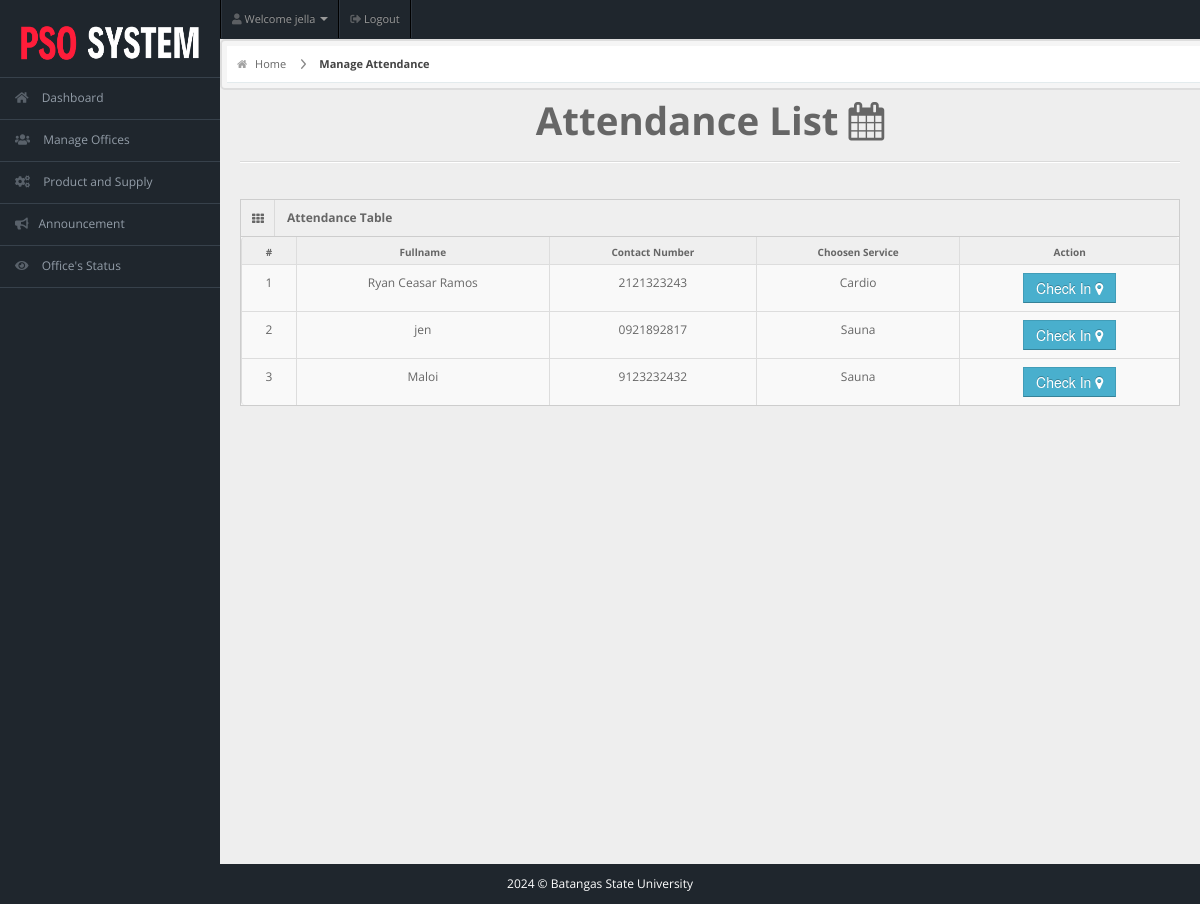
The page /staff/staff-pages/attendance.php (signed in) on the database as committed earlier.
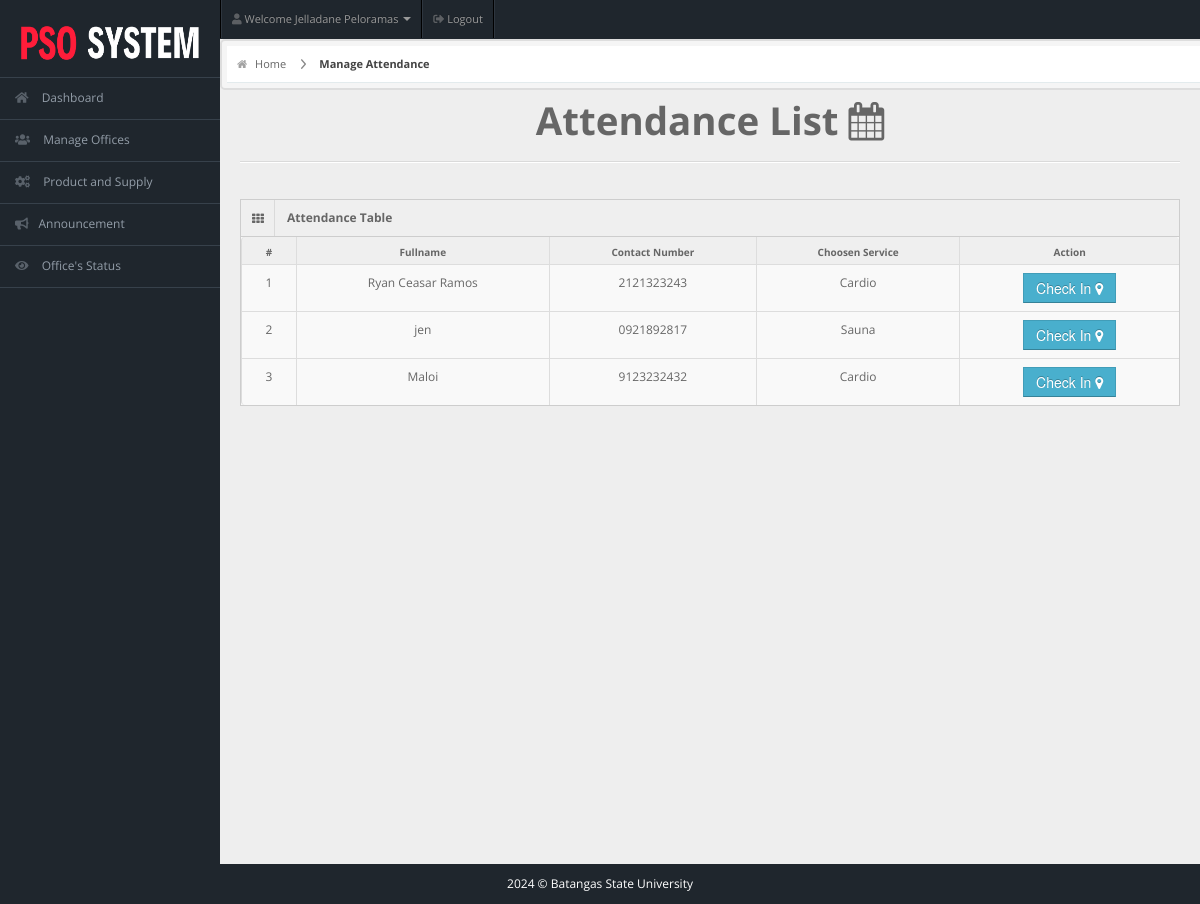
The same page on the database as committed later.
### tables this page shows
CREATE TABLE IF NOT EXISTS `staffs` (
  `user_id` int NOT NULL AUTO_INCREMENT,
  `username` varchar(50) NOT NULL,
  `password` varchar(50) NOT NULL,
  `email` varchar(50) NOT NULL,
  `fullname` varchar(50) NOT NULL,
  `address` varchar(20) NOT NULL,
  `designation` varchar(20) NOT NULL,
  `gender` varchar(10) NOT NULL,
  `contact` bigint NOT NULL,
  `dor` date NOT NULL,
  PRIMARY KEY (`user_id`)
);

CREATE TABLE IF NOT EXISTS `members` (
  `user_id` int NOT NULL AUTO_INCREMENT,
  `fullname` varchar(20) NOT NULL,
  `username` varchar(20) NOT NULL,
  `email` varchar(255) NOT NULL,
  `password` varchar(100) NOT NULL,
  `gender` varchar(20) NOT NULL,
  `dor` date NOT NULL,
  `profile_picture` varchar(255) DEFAULT NULL,
  `services` varchar(50) NOT NULL,
  `amount` int NOT NULL,
  `paid_date` date NOT NULL,
  `p_year` int NOT NULL,
  `plan` varchar(100) NOT NULL,
  `address` varchar(20) NOT NULL,
  `contact` varchar(10) NOT NULL,
  `status` varchar(20) NOT NULL DEFAULT 'Active',
  `attendance_count` int NOT NULL,
  `ini_weight` int NOT NULL DEFAULT '0',
  `curr_weight` int NOT NULL DEFAULT '0',
  `ini_bodytype` varchar(50) NOT NULL,
  `curr_bodytype` varchar(50) NOT NULL,
  `progress_date` date NOT NULL,
  `reminder` int NOT NULL DEFAULT '0',
  PRIMARY KEY (`user_id`)
);

### staff/staff-pages/attendance.php (the view, shortened to what this page needs)
<!DOCTYPE html>
<html lang="en">
<head>
  <link rel="stylesheet" href="../css/bootstrap.min.css" />
  <link rel="stylesheet" href="../css/bootstrap-responsive.min.css" />
  <link rel="stylesheet" href="../css/uniform.css" />
  <link rel="stylesheet" href="../css/select2.css" />
  <link rel="stylesheet" href="../css/matrix-style.css" />
  <link rel="stylesheet" href="../css/matrix-media.css" />
  <link href="../font-awesome/css/font-awesome.css" rel="stylesheet" />
  <link href="https://cdnjs.cloudflare.com/ajax/libs/font-awesome/5.15.4/css/all.min.css" rel="stylesheet">
</head>
<body>
  <?php include '../includes/header.php' ?>
  <?php $page = "attendance";
  include '../includes/sidebar.php' ?>
  <div id="content">
    <div id="content-header">
      <div id="breadcrumb"> <a href="index.php" title="Go to Home" class="tip-bottom"><i class="icon-home"></i> Home</a>
        <a href="attendance.php" class="current">Manage Attendance</a>
      </div>
    </div>
    <div class="container-fluid">
      <h1 class="text-center">Attendance List <i class="icon icon-calendar"></i></h1>
      <hr>
      <div class="row-fluid">
        <div class="span12">
          <div class='widget-box'>
            <div class='widget-title'> <span class='icon'> <i class='icon-th'></i> </span>
              <h5>Attendance Table</h5>
            </div>
            <div class='widget-content nopadding'>
              <?php
              echo "<table class='table table-bordered'>
              <thead>
                <tr>
                  <th>#</th>
                  <th>Fullname</th>
                  <th>Contact Number</th>
                  <th>Choosen Service</th>
                  <th>Action</th>
                </tr>
              </thead>";
              $current_date = date('Y-m-d h:i A');
              $exp_date_time = explode(' ', $current_date);
              $todays_date =  $exp_date_time['0'];
              $qry = "SELECT * FROM members WHERE status = 'Active'";
              $result = mysqli_query($conn, $qry);
              $cnt = 1;
              while ($row = mysqli_fetch_array($result)) { ?>
                <tbody>
                  <td>
                    <div class='text-center'><?php echo $cnt; ?></div>
                  </td>
                  <td>
                    <div class='text-center'><?php echo $row['fullname']; ?></div>
                  </td>
                  <td>
                    <div class='text-center'><?php echo $row['contact']; ?></div>
                  </td>
                  <td>
                    <div class='text-center'><?php echo $row['services']; ?></div>
                  </td>
                  <?php
                  $qry = "select * from attendance where curr_date = '$todays_date' AND user_id = '" . $row['user_id'] . "'";
                  $res = $conn->query($qry);
                  $row_exist = mysqli_fetch_array($res);
                  $curr_date = $row_exist['curr_date'];
                  if ($curr_date == $todays_date) {
                  ?>
                    <td>
                      <div class='text-center'><span class="label label-inverse"><?php echo $row_exist['curr_date']; ?> <?php echo $row_exist['curr_time']; ?></span></div>
                      <div class='text-center'><a href='actions/delete-attendance.php?id=<?php echo $row['user_id']; ?>'><button class='btn btn-danger'>Check Out <i class='icon icon-time'></i></button> </a></div>
                    </td>
                  <?php } else {
                  ?>
                    <td>
                      <div class='text-center'><a href='actions/check-attendance.php?id=<?php echo $row['user_id']; ?>'><button class='btn btn-info'>Check In <i class='icon icon-map-marker'></i></button> </a></div>
                    </td>
                  <?php $cnt++;
                  }
                  ?>
                </tbody>
              <?php } ?>
              </table>
            </div>
          </div>
        </div>
      </div>
    </div>
  </div>
  <?php
  include '../includes/footer.php';
  ?>
</body>
</html>

### staff/includes/header.php (shortened to what this page needs)
<?php
$user_name = '';
if (isset($_SESSION['fullname'])) {
  $user_name = $_SESSION['fullname'];
} else {
  include "../dbcon.php";
  if (isset($_SESSION['user_id'])) {
    $user_id = $_SESSION['user_id'];
    $qry = "SELECT fullname FROM staffs WHERE user_id = '$user_id'";
    $result = mysqli_query($con, $qry);
    if ($result && $row = mysqli_fetch_assoc($result)) {
      $user_name = $row['fullname'];
    }
  }
}
?>
<div id="header">
  <img class="logo-large" src="../img/header_logo.png" alt="Logo" style="width: 200px; height: 80px;">
</div>
<div id="user-nav" class="navbar navbar-inverse">
  <ul class="nav right">
    <li class="dropdown" id="profile-messages">
      <a title="" href="#" data-toggle="dropdown" data-target="#profile-messages" class="dropdown-toggle">
        <i class="fas fa-user"></i> <span class="text"> Welcome <?php echo htmlspecialchars($user_name); ?> <b class="caret"></b>
      </a>
    </li>
    <li class="">
      <a title="" href="../logout.php">
        <i class="fas fa-sign-out-alt"></i> <span class="text">Logout</span>
      </a>
    </li>
  </ul>
</div>

Rows that differ between the two databases and show on the page:
changed staffs: fullname "jella" → "Jelladane Peloramas"
changed members "Maloi": services "Sauna" → "Cardio"
